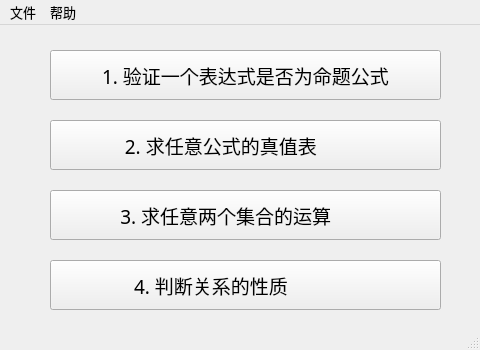
<?xml version="1.0" encoding="UTF-8"?>
<ui version="4.0">
 <class>MainWindow</class>
 <widget class="QMainWindow" name="MainWindow">
  <property name="enabled">
   <bool>true</bool>
  </property>
  <property name="geometry">
   <rect>
    <x>0</x>
    <y>0</y>
    <width>480</width>
    <height>350</height>
   </rect>
  </property>
  <property name="sizePolicy">
   <sizepolicy hsizetype="Preferred" vsizetype="Preferred">
    <horstretch>0</horstretch>
    <verstretch>0</verstretch>
   </sizepolicy>
  </property>
  <property name="minimumSize">
   <size>
    <width>480</width>
    <height>350</height>
   </size>
  </property>
  <property name="maximumSize">
   <size>
    <width>480</width>
    <height>350</height>
   </size>
  </property>
  <property name="baseSize">
   <size>
    <width>0</width>
    <height>0</height>
   </size>
  </property>
  <property name="font">
   <font>
    <pointsize>10</pointsize>
   </font>
  </property>
  <property name="windowTitle">
   <string>离散数学动态演示系统</string>
  </property>
  <property name="windowIcon">
   <iconset resource="res.qrc">
    <normaloff>:/images/math.png</normaloff>:/images/math.png</iconset>
  </property>
  <widget class="QWidget" name="centralwidget">
   <widget class="QPushButton" name="pushButton">
    <property name="geometry">
     <rect>
      <x>50</x>
      <y>25</y>
      <width>391</width>
      <height>50</height>
     </rect>
    </property>
    <property name="font">
     <font>
      <family>宋体</family>
      <pointsize>14</pointsize>
     </font>
    </property>
    <property name="cursor">
     <cursorShape>PointingHandCursor</cursorShape>
    </property>
    <property name="toolTip">
     <string/>
    </property>
    <property name="statusTip">
     <string/>
    </property>
    <property name="whatsThis">
     <string/>
    </property>
    <property name="layoutDirection">
     <enum>Qt::LeftToRight</enum>
    </property>
    <property name="text">
     <string>1. 验证一个表达式是否为命题公式</string>
    </property>
   </widget>
   <widget class="QPushButton" name="pushButton_2">
    <property name="geometry">
     <rect>
      <x>50</x>
      <y>95</y>
      <width>391</width>
      <height>50</height>
     </rect>
    </property>
    <property name="font">
     <font>
      <family>宋体</family>
      <pointsize>14</pointsize>
     </font>
    </property>
    <property name="cursor">
     <cursorShape>PointingHandCursor</cursorShape>
    </property>
    <property name="text">
     <string>2. 求任意公式的真值表          </string>
    </property>
    <property name="autoDefault">
     <bool>false</bool>
    </property>
   </widget>
   <widget class="QPushButton" name="pushButton_3">
    <property name="geometry">
     <rect>
      <x>50</x>
      <y>165</y>
      <width>391</width>
      <height>50</height>
     </rect>
    </property>
    <property name="font">
     <font>
      <family>宋体</family>
      <pointsize>14</pointsize>
     </font>
    </property>
    <property name="cursor">
     <cursorShape>PointingHandCursor</cursorShape>
    </property>
    <property name="text">
     <string>3. 求任意两个集合的运算        </string>
    </property>
   </widget>
   <widget class="QPushButton" name="pushButton_4">
    <property name="geometry">
     <rect>
      <x>50</x>
      <y>235</y>
      <width>391</width>
      <height>50</height>
     </rect>
    </property>
    <property name="font">
     <font>
      <family>宋体</family>
      <pointsize>14</pointsize>
     </font>
    </property>
    <property name="cursor">
     <cursorShape>PointingHandCursor</cursorShape>
    </property>
    <property name="text">
     <string>4. 判断关系的性质              </string>
    </property>
   </widget>
  </widget>
  <widget class="QMenuBar" name="menubar">
   <property name="geometry">
    <rect>
     <x>0</x>
     <y>0</y>
     <width>480</width>
     <height>23</height>
    </rect>
   </property>
   <property name="defaultUp">
    <bool>false</bool>
   </property>
   <property name="nativeMenuBar">
    <bool>true</bool>
   </property>
   <widget class="QMenu" name="menu_file">
    <property name="title">
     <string>文件</string>
    </property>
    <addaction name="exitAction"/>
   </widget>
   <widget class="QMenu" name="menu_help">
    <property name="title">
     <string>帮助</string>
    </property>
    <addaction name="helpAction"/>
    <addaction name="separator"/>
    <addaction name="aboutAction"/>
   </widget>
   <addaction name="menu_file"/>
   <addaction name="menu_help"/>
  </widget>
  <widget class="QStatusBar" name="statusbar"/>
  <action name="helpAction">
   <property name="text">
    <string>查看帮助</string>
   </property>
   <property name="softKeyRole">
    <enum>QAction::NoSoftKey</enum>
   </property>
  </action>
  <action name="aboutAction">
   <property name="text">
    <string>关于</string>
   </property>
  </action>
  <action name="exitAction">
   <property name="text">
    <string>退出</string>
   </property>
   <property name="shortcut">
    <string>Ctrl+X</string>
   </property>
  </action>
 </widget>
 <resources>
  <include location="res.qrc"/>
 </resources>
 <connections/>
</ui>
